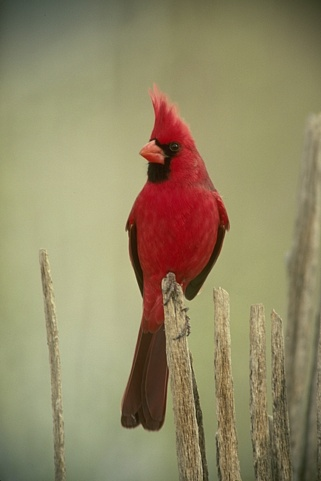
#> input picture Phase1/BSDS500/Images/10.jpg, 321 x 481 px, given in place of ., which was not available
$ python -i Brightness.py   (imports and definitions only)
#> lines starting #> are read from the running program, lines starting #| are printed output that depends on the picture; pictures that were not available may be replaced by others from this repository, and a replacement may not be noted
from sklearn.cluster import KMeans
import cv2
import numpy as np

def generate_brightness_map(image_paths, num_clusters=16, image_save_path="BrightnessMap"):
#> called with image_paths = '../BSDS500/Images/10.jpg', num_clusters = 16, image_save_path = 'BrightnessMap'
    brightness_maps = []

    for idx, image_path in enumerate(image_paths):
        print(f"Processing image {idx + 1}/{len(image_paths)}")
        image = cv2.imread(image_path)
#> image is the input picture: shape (481, 321, 3); mean B, G, R 102.2, 136.3, 146.9

        gray_image = cv2.cvtColor(image, cv2.COLOR_BGR2GRAY)
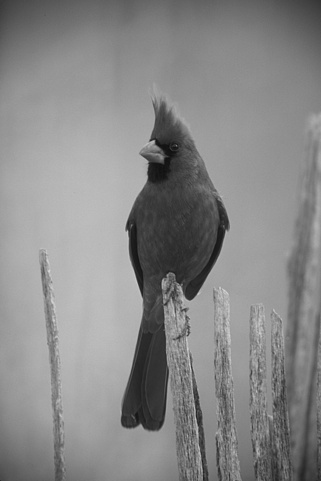
#> gray_image: shape (481, 321); min 13, max 214, mean 135.5
        h, w = gray_image.shape
#> h = 481; w = 321

        pixels = gray_image.reshape(-1, 1).astype(np.float32)

        kmeans = KMeans(n_clusters=num_clusters, random_state=42, n_init=10)
        kmeans.fit(pixels)
        clustered = kmeans.labels_.reshape(h, w)

        brightness_maps.append(clustered)

        normalized_map = (clustered / num_clusters * 255).astype(np.uint8)
        image_name = image_path.split('/')[-1].split('.')[0]
        filename = image_save_path + f"/BrightnessMap_{image_name}.png"
        cv2.imwrite(filename, normalized_map)
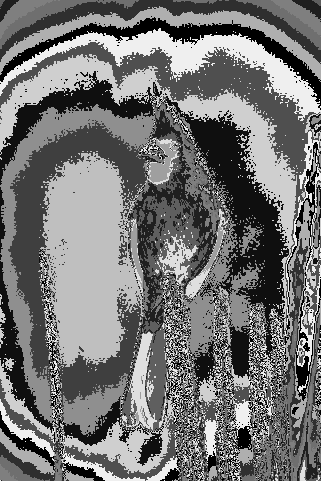
#> saved as BrightnessMap_.png: shape (481, 321); min 0, max 239, mean 116.1
#> pass 3 of the loop in generate_brightness_map, `for idx, image_path in enumerate(image_paths):`:
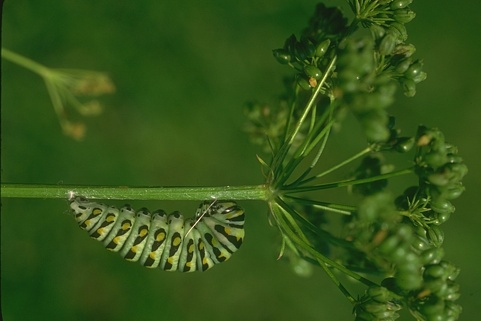
#> input picture Phase1/BSDS500/Images/2.jpg, 481 x 321 px, given in place of , which was not available
#> in generate_brightness_map, image is the input picture: shape (321, 481, 3); mean B, G, R 24, 83, 51.7
#> in generate_brightness_map, `gray_image = cv2.cvtColor(image, cv2.COLOR_BGR2GRAY)`:
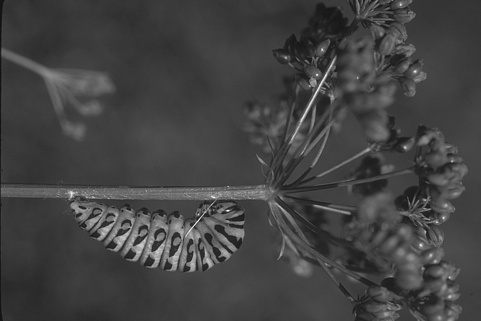
#> gray_image: shape (321, 481); min 16, max 252, mean 66.9
#> in generate_brightness_map, `cv2.imwrite(filename, normalized_map)`:
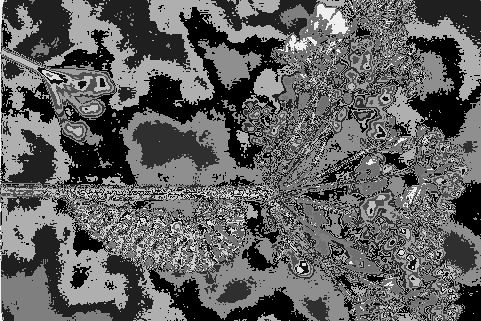
#> saved as BrightnessMap_.png: shape (321, 481); min 0, max 239, mean 96.3
#> the loop made 5 passes; the first 3 are shown

    return brightness_maps


def generate_brightness_gradient_with_masks(image_paths, brightness_maps, num_bins, masks, image_save_path):
    brightness_gradients = []
    for idx, (image_path, brightness_map) in enumerate(zip(image_paths, brightness_maps)):
        print(f"Processing image {idx + 1}/{len(image_paths)}")
        h, w = brightness_map.shape
        chi_sqr_dist = np.zeros((h, w), dtype=np.float32)

        for i in range(num_bins):
            tmp = (brightness_map == i).astype(np.float32)

            for j in range(0, len(masks), 2):
                left_mask = np.array(masks[j])
                right_mask = np.array(masks[j + 1])

                g_i = cv2.filter2D(tmp, -1, left_mask)
                h_i = cv2.filter2D(tmp, -1, right_mask)

                # Compute Chi-square gradient
                numerator = (g_i - h_i) ** 2
                denominator = g_i + h_i + 1e-6
                chi_sqr_dist += numerator / denominator

        brightness_gradients.append(chi_sqr_dist)

        normalized_gradient = (chi_sqr_dist / chi_sqr_dist.max() * 255).astype(np.uint8)

        image_name = image_path.split('/')[-1].split('.')[0]
        filename = image_save_path + f"/Bg_{image_name}.png"
        cv2.imwrite(filename, normalized_gradient)

    return brightness_gradients

#> (the run stopped early here; a loop or call above may not have finished)
